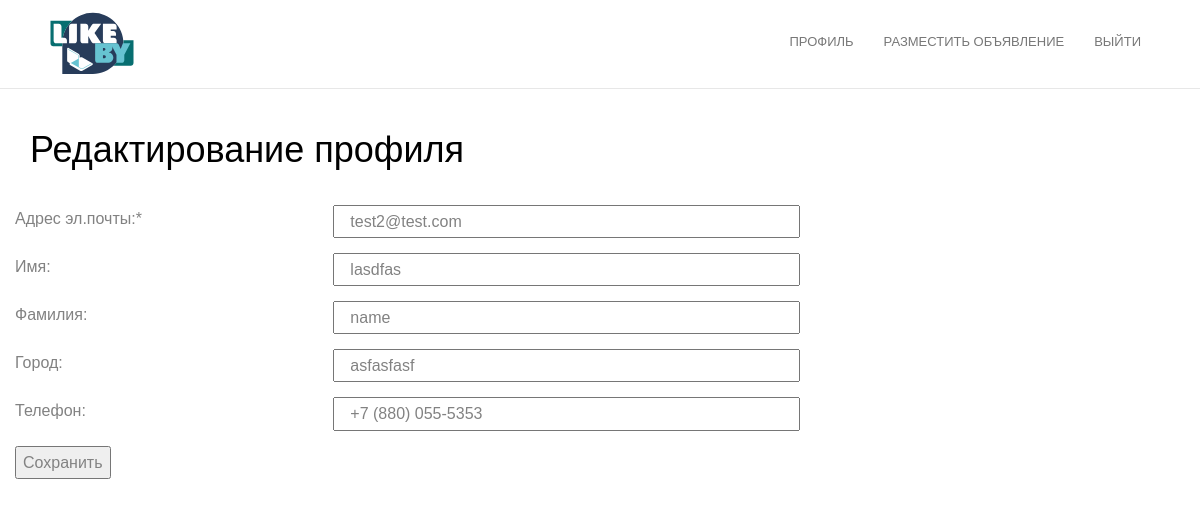
/redaction (signed in), run on the app's committed database.
### main_app/main_app/models.py (models this page shows, shortened)
class User(AbstractUser):
    role = models.IntegerField('role', null=True)
    login = models.CharField('login', max_length=20)
    email = models.EmailField('email', max_length=40)
    pwd = models.CharField('pwd', max_length=20)
    phone = models.CharField('phone', max_length=11)
    name = models.CharField('name', max_length=60)
    city = models.CharField('city', null=True, blank=True, max_length=20)
    class Meta:
        verbose_name = 'Пользователь'
        verbose_name_plural = 'Пользователи'

### main_app/main_app/views.py (the view)
# urls.py: path('redaction', views.redaction, name='redaction'),
@csrf_protect
def redaction(request):
    user = User.objects.all()
    if request.method == "POST":
        form = main_app.main_app.forms.RedactForm(request.POST)
        for user in user:
            if user.id == request.user.id:
                if form.is_valid():
                    user.email = request.POST.get("email")
                    user.first_name = request.POST.get('name')
                    user.last_name = request.POST.get('surname')
                    user.city = request.POST.get('city')
                    user.phone = request.POST.get('phone')
                    user.save()
                else:
                    print(form.errors)
                    return HttpResponse("Invalid data form")
    else:
        form = main_app.main_app.forms.RedactForm()
        return render(request, '../templates/main_app/redaction.html', {'form': form})
    return HttpResponseRedirect('/bio')

### main_app/main_app/forms.py
class RedactForm(forms.Form):
    email = forms.EmailField(label='email')
    name = forms.CharField(label='name')
    surname = forms.CharField(label='surname')
    city = forms.CharField(label='city')
    phone = forms.CharField(label='phone')

### templates/main_app/redaction.html (shortened to what this page needs)
{% extends 'main_app/base.html' %}
{% block content %}
<section  id="fh5co-product" class="registration">
    <div class="container">
        <div class="row">
            <div class="reg-title-h1 col-md-12">
                <h1>Редактирование профиля</h1>
            </div>
            <div class="row user-info-inner text-left reg_form_cont">
                <form method="post" action="{% url 'redaction' %}" enctype="multipart/form-data"  class="form-horizontal col-md-8 reg-form">
                    <fieldset>
                        <div class="form-group reg-form-group row">
                            <label for="email" class="col-sm-5">Адрес эл.почты:*</label>
                            <input class="col-sm-7" type="text" id="email" name="email" value="{{ user.email }}">
                        </div>
                        <div class="form-group reg-form-group row">
                            <label for="name" class="col-sm-5">Имя:</label>
                            <input class="col-sm-7" type="text" id="name" name="name" value="{{ user.name }}">
                        </div>
                        <div class="form-group reg-form-group row">
                            <label for="surname" class="col-sm-5">Фамилия:</label>
                            <input class="col-sm-7" type="text" id="surname" name="surname" value="{{ user.last_name }}">
                        </div>
                        <div class="form-group reg-form-group row">
                            <label for="city" class="col-sm-5">Город:</label>
                            <input class="col-sm-7" type="text" id="city" name="city" value="{{ user.city }}">
                        </div>
                        <div class="form-group reg-form-group row">
                            <label for="work" class="col-sm-5">Телефон:</label>
                            <input class="col-sm-7" type="text" id="phone" name="phone"   value="{{ user.phone }}">
                        </div>
                    </fieldset>
                    <input class="button" type="submit" value="Сохранить">
                </form>
            </div>
        </div>
    </div>
</section>
{% endblock %}

### static/main_app/css/style.css (style rules this page uses)
body { font-family: Arial, "Helvetica Neue", Helvetica, sans-serif; font-weight: 300; font-size: 16px; line-height: 1.7; color: #828282; background: #fff; }
h1, h2, h3, h4, h5, h6, figure { color: #000; font-family: "Montserrat", Arial, sans-serif; font-weight: 400; margin: 0 0 20px 0; }
#fh5co-product { margin-top: 7em; }
#fh5co-services, #fh5co-started, #fh5co-testimonial, #fh5co-started, #fh5co-product, #fh5co-about, #fh5co-contact, #fh5co-footer { padding: 18px 0 0 0; clear: both; }
.reg-form-group { margin-top: 15px; outline: 0; }
label { font-weight: 300; }

### data on the page
User: email "test2@test.com", name "lasdfas", surname "name", city "asfasfasf", phone "+7 (880) 055-5353"
